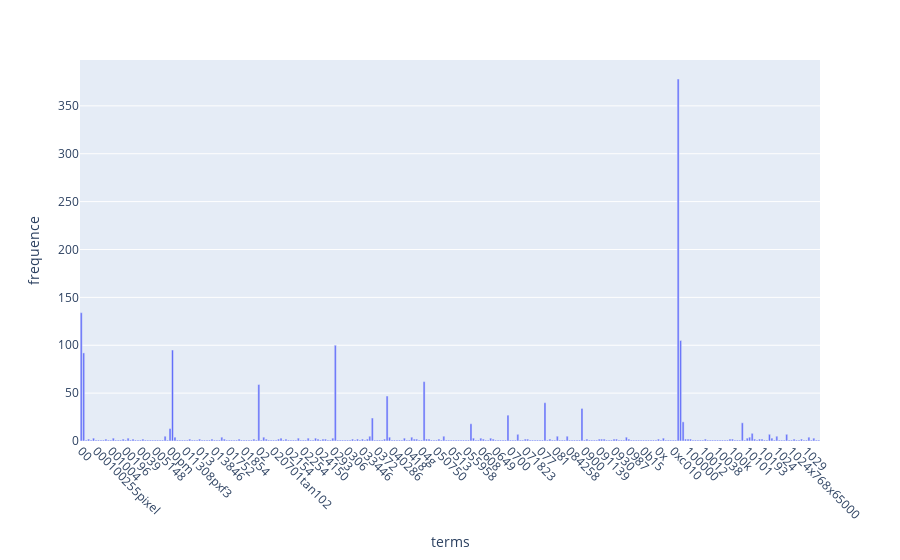

Notebook source saved alongside this figure:
### Markdown cell above
### >>> **Exercise 12 (take home):**
If you want a nicer interactive visualization here, I would encourage you try to install and use plotly to achieve this.

### Code cell
# Answer here
import plotly.express as px

term_frequencies = np.asarray(X_counts.sum(axis=0))[0]
df=pd.DataFrame({"terms":count_vect.get_feature_names_out()[:300],
                "frequence":term_frequencies[:300]})
g=px.bar(df,x="terms",y="frequence")
g.update_traces(textposition="outside")
g.update_layout(xaxis_tickangle=45)
g.show()

### Figure 1 — Plotly figure (JSON) as saved in the notebook; plotly's stock layout.template omitted (floating-point values rounded to 4 significant figures; data arrays with more than 128 entries replaced by an {"elided": "..."} marker saying what was removed)
{"data": [{"hovertemplate": "terms=%{x}<br>frequence=%{y}<extra></extra>", "legendgroup": "", "marker": {"color": "#636efa", "pattern": {"shape": ""}}, "name": "", "orientation": "v", "showlegend": false, "textposition": "outside", "type": "bar", "x": {"elided": "300 str values"}, "xaxis": "x", "y": {"elided": "300 int values"}, "yaxis": "y"}], "layout": {"barmode": "relative", "legend": {"tracegroupgap": 0}, "margin": {"t": 60}, "xaxis": {"anchor": "y", "domain": [0, 1], "tickangle": 45, "title": {"text": "terms"}}, "yaxis": {"anchor": "x", "domain": [0, 1], "title": {"text": "frequence"}}}}
